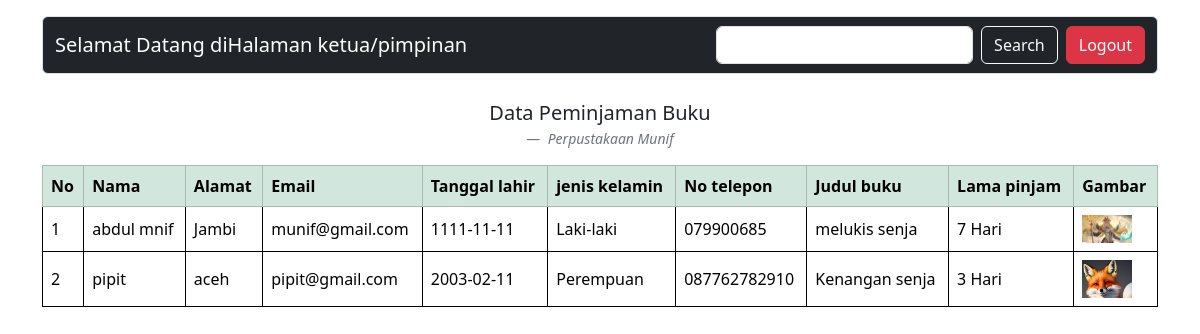
Page /Ketua.php (signed in) on the committed database.
### tables this page shows
CREATE TABLE `data_pinjam` (
  `id` int(11) NOT NULL,
  `nama` varchar(100) NOT NULL,
  `alamat` varchar(15) NOT NULL,
  `email` varchar(50) NOT NULL,
  `tanggal_lahir` date NOT NULL,
  `jenis_kelamin` enum('Laki-laki','Perempuan') NOT NULL,
  `telepon` varchar(100) NOT NULL,
  `judul_buku` varchar(100) NOT NULL,
  `lama_pinjam` enum('3 Hari','5 Hari','7 Hari','14 Hari') NOT NULL,
  `gambar` varchar(100) NOT NULL
);

### Connection.php (called while the page is built, shortened)
<?php
$conn = mysqli_connect("localhost","root","","db_pustaka");
function query($query) {
    global $conn;
    $result = mysqli_query($conn, $query);
    $rows = [];
    while ($row = mysqli_fetch_assoc($result)){
        $rows[] = $row;
    }
    return $rows;
}
?>

### Ketua.php (the view, shortened to what this page needs)
<?php
include_once 'Connection.php';
$bansos = query("SELECT * FROM data_pinjam");
?>
<!DOCTYPE html>
<html lang="en">
<head>
  <link href="https://cdn.jsdelivr.net/npm/bootstrap@5.3.2/dist/css/bootstrap.min.css" rel="stylesheet">
</head>
<body>
  <div class="container">
    <nav class="navbar navbar-light bg-dark object-fit-cover border rounded mt-3">
      <div class="container-fluid">
        <a class="navbar-brand text-white">Selamat Datang diHalaman ketua/pimpinan</a>
        <form action="" method="post" class="d-flex ms-auto" class="serch">
          <input class="form-control me-2" type="text" name="key" aria-label="Search" autofocus autocomplete="off">
          <button class="btn btn-outline-light" type="submit" name="cari">Search</button>
        </form>
        <ul class="navbar-nav ms-2">
          <li class="nav-item">
            <a class="logout" aria-current="page" href="logout.php"><button type="button" class="btn btn-danger">Logout</button></a>
          </li>
        </ul>
      </div>
    </nav>
    <figure class="text-center mt-4">
      <blockquote class="blockquote">
        <p>Data Peminjaman Buku</p>
      </blockquote>
      <figcaption class="blockquote-footer">
        <cite title="Source Title">Perpustakaan Munif</cite>
      </figcaption>
    </figure>
    <table class="table table-hover table-bordered align-middle border border-black">
      <thead>
        <tr class="table-success table-bordered">
          <th>No</th>
          <th>Nama</th>
          <th>Alamat</th>
          <th>Email</th>
          <th>Tanggal lahir</th>
          <th>jenis kelamin</th>
          <th>No telepon</th>
          <th>Judul buku</th>
          <th>Lama pinjam</th>
          <th>Gambar</th>
        </tr>
        <?php $i = 1; ?>
        <?php foreach ($bansos as $row) : ?>
      <tbody>
        <tr>
          <td><?= $i; ?></td>
          <td><?= $row["nama"]; ?></td>
          <td><?= $row["alamat"]; ?></td>
          <td><?= $row["email"]; ?></td>
          <td><?= $row["tanggal_lahir"]; ?></td>
          <td><?= $row["jenis_kelamin"]; ?></td>
          <td><?= $row["telepon"]; ?></td>
          <td><?= $row["judul_buku"]; ?></td>
          <td><?= $row["lama_pinjam"]; ?></td>
          <td><img src="image/<?= $row["gambar"]; ?>" width="50"></td>
        </tr>
      </tbody>
      </thead>
      <?php $i++; ?>
    <?php endforeach; ?>
    </table>
  </div>
</body>

### rows in the picture
data_pinjam: nama "abdul mnif", alamat "Jambi", email "munif@gmail.com", tanggal_lahir "1111-11-11", jenis_kelamin "Laki-laki", telepon "079900685", judul_buku "melukis senja", lama_pinjam "7 Hari", gambar (picture)
data_pinjam: nama "pipit", alamat "aceh", email "pipit@gmail.com", tanggal_lahir "2003-02-11", jenis_kelamin "Perempuan", telepon "087762782910", judul_buku "Kenangan senja", lama_pinjam "3 Hari", gambar (picture)
